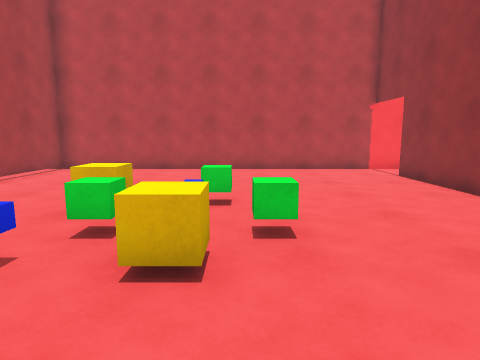
[1] (above)

17 first-person views from a walk through a scene from a Unity 3-D project. The camera is 1.4 m above the floor, tilts 8° down and sees 75° across. The floor is counted in squares, 1 m on a side. Each view is taken from the middle of a square. On the plan, view 1 faces up. The plan holds only what a view shows up to about 14 squares ahead; the rest is blank. The place goes on beyond the plan. The player character is not drawn. Some surface patterns are stand-ins.

[2]
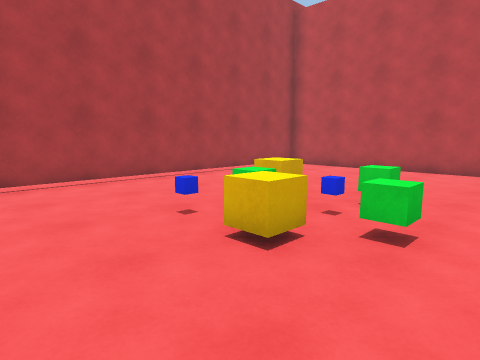

[3]
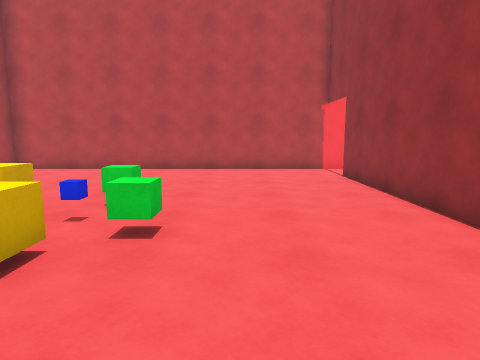

[4]
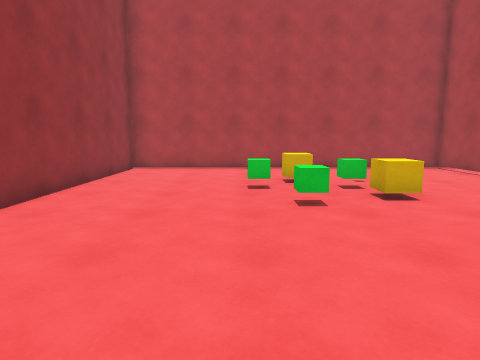

[5]
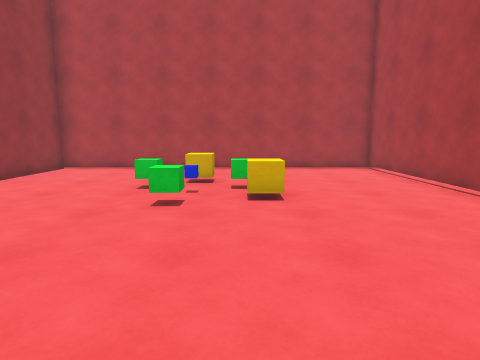

[6]
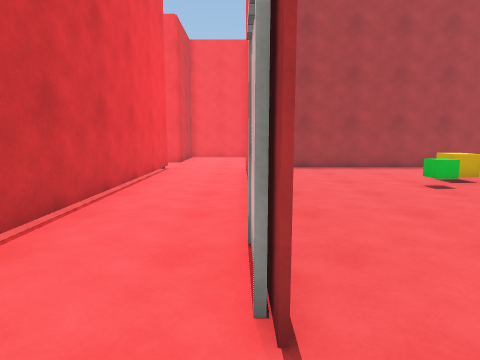

[7]
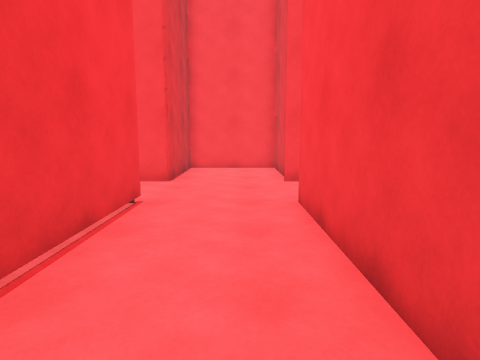

[8]
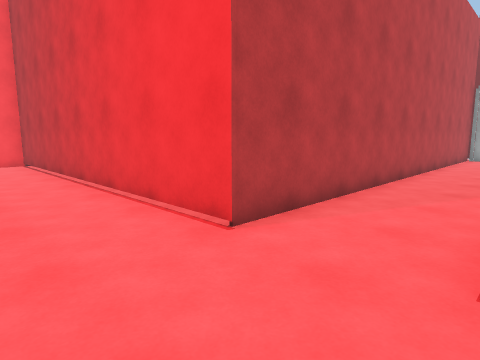

[9]
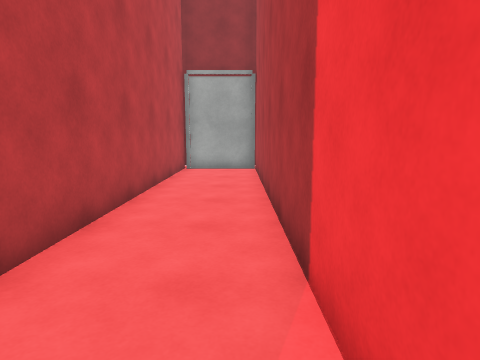

[10]
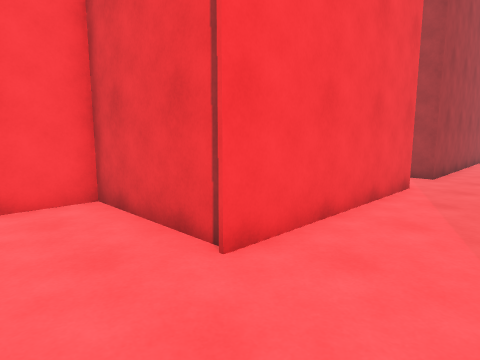

[11]
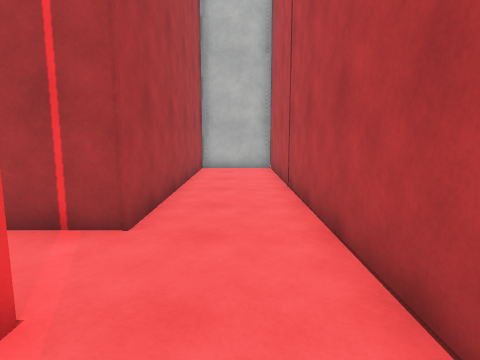

[12]
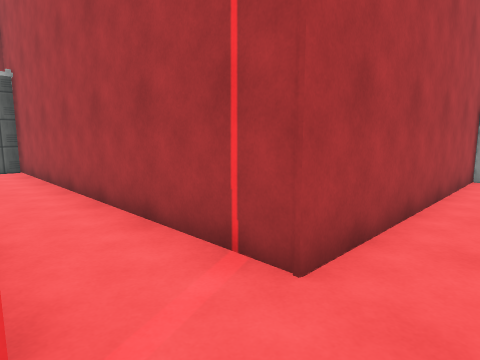

[13]
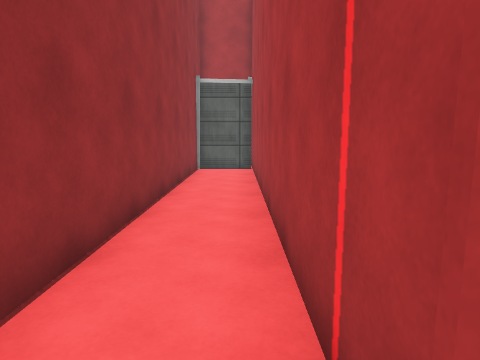

[14]
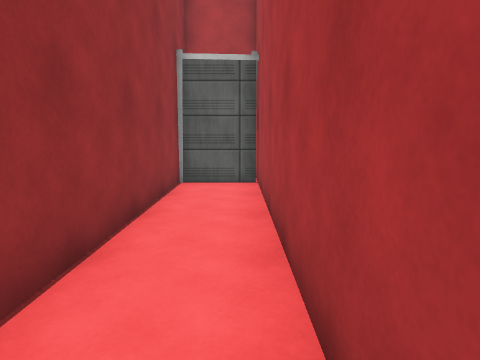

[15]
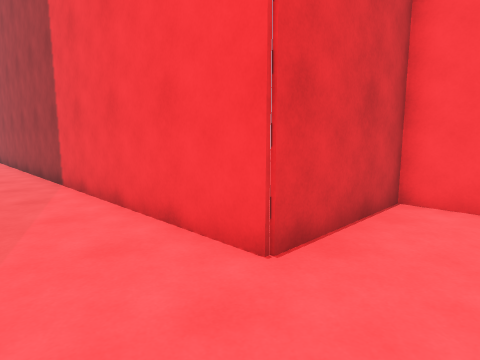

[16]
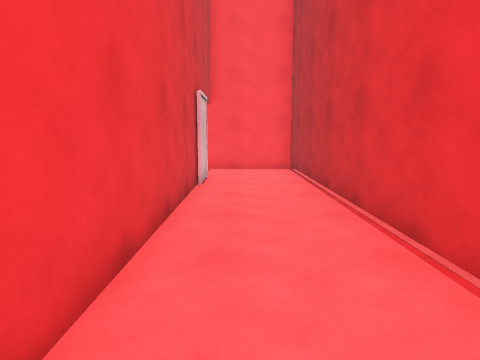

[17]
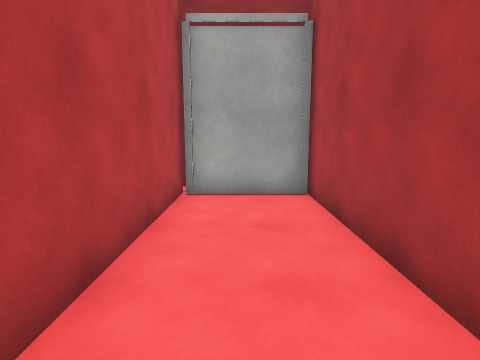

### Floor plan
Points are (right, up) in squares from view 1. A wall is a line through its corners. A room is listed if a view was taken in it or the views show most of it. See-through windows are left out.
Room 1 (views 1, 2, 3, 4, 5, 6)
walls: (6.5, 13.4) (-7.6, 13.4) (-7.6, -0.6) (5.7, -0.6) (5.7, 11.1)
ways out: opening at (6, 12.5) to room 2
objects: other object (-3, 3) to (1, 7)
Room 2 (views 7, 8, 9, 10, 11, 12, 13, 14, 15, 16, 17)
walls: (-0.5, -0.6) (-12.8, -0.6) (-12.8, -3.7) (-3.5, -3.7) (-3.5, -17.1); (-1.2, -3.7) (5.5, -3.7) (5.5, -7.9) (9.2, -7.9) (9.2, -3.7) (27.5, -3.7) (27.5, -0.6) (9.2, -0.6) (9.2, 13.4) (6.5, 13.4); (5.7, 11.1) (5.7, -0.6); (-3.5, -16.4) (-1.2, -16.4) (-1.2, -5.1)
ways out: opening at (6, 12.5) to room 1

Where each view was taken, in squares from view 1:
view 1: 0 up, 0 right, facing up
view 2: 0 up, 2 right, facing up-left
view 3: 0 up, 2 right, facing up
view 4: 13 up, 1 right, facing down
view 5: 13 up, 2 left, facing down
view 6: 13 up, 6 right, facing down
view 7: 6 up, 7 right, facing down
view 8: 4 down, 6 right, facing up-right
view 9: 3 down, 14 right, facing right
view 10: 1 down, 8 right, facing down-left
view 11: 2 down, 1 right, facing left
view 12: 2 down, 1 left, facing down-left
view 13: 3 down, 3 left, facing down
view 14: 7 down, 3 left, facing down
view 15: 1 down, 7 right, facing down-right
view 16: 0 up, 7 right, facing up
view 17: 2 down, 20 right, facing right
